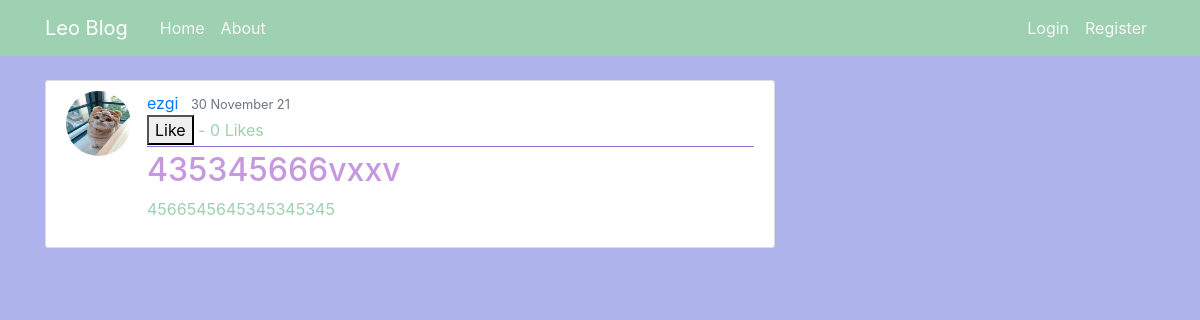
The app's page /post/32/, older data.
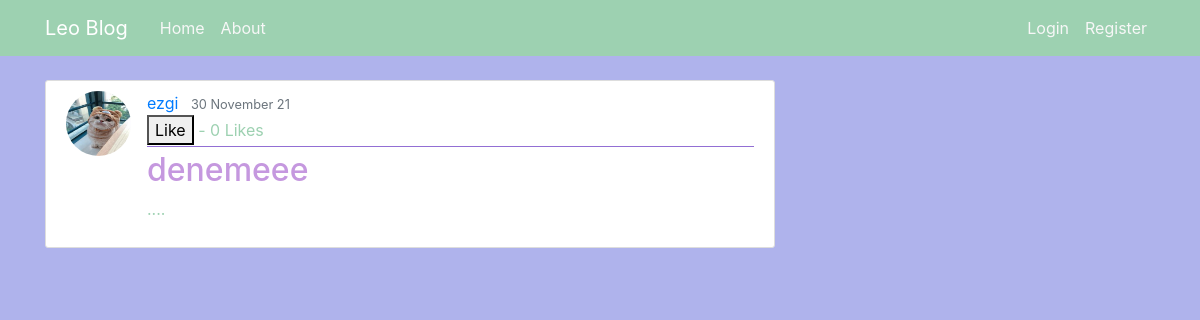
The same page, newer data.
### blog/models.py (models this page shows, shortened)
class Post(models.Model):
    title = models.CharField(max_length=100)
    content = models.TextField()
    date_posted = models.DateTimeField(default=timezone.now)
    author = models.ForeignKey(User, on_delete=models.CASCADE)

### users/models.py (models this page shows, shortened)
class Profile(models.Model):
    GENDER_CHOICES = (('M', 'Male'),('F', 'Female'))
    CITIES=(('nicosia','nicosia'),('famagusta','famagusta'),('kyrenia','kyrenia'),('omorfo','omorfo'),('lefka','lefka'))
    PETS=(('petsareallowed','I have a pet or I am not against keeping pets at home.'),('petsarenotallowed',"I don't have a pet and I don't want any pets in my house."))
    SMOKE=(("smokingisallowed","I smoke or I am not against smoking in the home."),("smokingisnotallowed" , "I don't smoke and I don't want smoking in my home."))
    ALCHOOL=(("alchoolisallowed","I drink alcohol or I am not against alcohol consumption at home."),("alchoolisnotallowed","I do not drink alcohol and I do not want alcohol consumed in my home."))
    HOME=(("hashome","I have a house and I am looking for a roommate for my house."),("nohome","I do not have a house, I am looking for a house and roommate."))
    user = models.OneToOneField(User, on_delete=models.CASCADE,null=True)
    image = models.ImageField(default='default.jpeg', upload_to='profile_pics')
    name = models.CharField(max_length=100,null=True)
    surname = models.CharField(max_length=100,null=True)
    gender = models.CharField(choices=GENDER_CHOICES, max_length=100,null=True)
    age= models.CharField(max_length=50,null=True)
    city= models.CharField(choices=CITIES, max_length=100,null=True)
    cityofarival= models.CharField(max_length=100,null=True)
    school= models.CharField(max_length=100,null=True)
    department= models.CharField(max_length=100,null=True)
    pets= models.CharField(choices=PETS, max_length=100,null=True)
    smoke= models.CharField(choices=SMOKE, max_length=100,null=True)
    alchool= models.CharField(choices=ALCHOOL, max_length=100,null=True)
    home=models.CharField(choices=HOME, max_length=100,null=True)

### blog/views.py (the view)
# urls.py: path('post/<int:pk>/',PostDetailView.as_view() ,name='blog-home-post'),
class PostDetailView(DetailView):
    model = Post
    def get_context_data(self, **kwargs):
        context = super(PostDetailView,self).get_context_data(**kwargs)
        p = Post.objects.get(id=self.kwargs['pk'])
        number_of_likes = p.like_set.all().count()
        print(number_of_likes)
        context["number_of_likes"]= number_of_likes
        return context

### blog/templates/blog/post_detail.html (shortened to what this page needs)
{% extends "blog/base.html" %}
{% block content %}
    <article class="media content-section">
        <img class="rounded-circle article-img" src="{{object.author.profile.image.url}}">
        <div class="media-body">
            <div class="article-metadata">
                <a class="mr-2" href="{% url 'blog:user-posts' object.author.username %}">{{ object.author }}</a>
                <small class="text-muted">{{object.date_posted|date:"j F y" }}</small>
		{% if object.author != user %}
               <form action = "{% url 'blog:like' object.pk %}"
               method="POST">
                   <button type ='submit',name="post_id",value="{{object.pk}}",class="btn btn-primary  btn-sm">Like </button> - {{ number_of_likes}} Likes
               </form>
               {% endif %}
            </div>
            <h2 class="article-title">{{ object.title }}</h2>
            <p class="article-content">{{ object.content }}</p>
        </div>
    </article>
{% endblock content %}

Row changes from the older to the newer data that the page shows:
changed Post "30 November 21": title "435345666vxxv" → "denemeee"; content "4566545645345345345" → "...."
